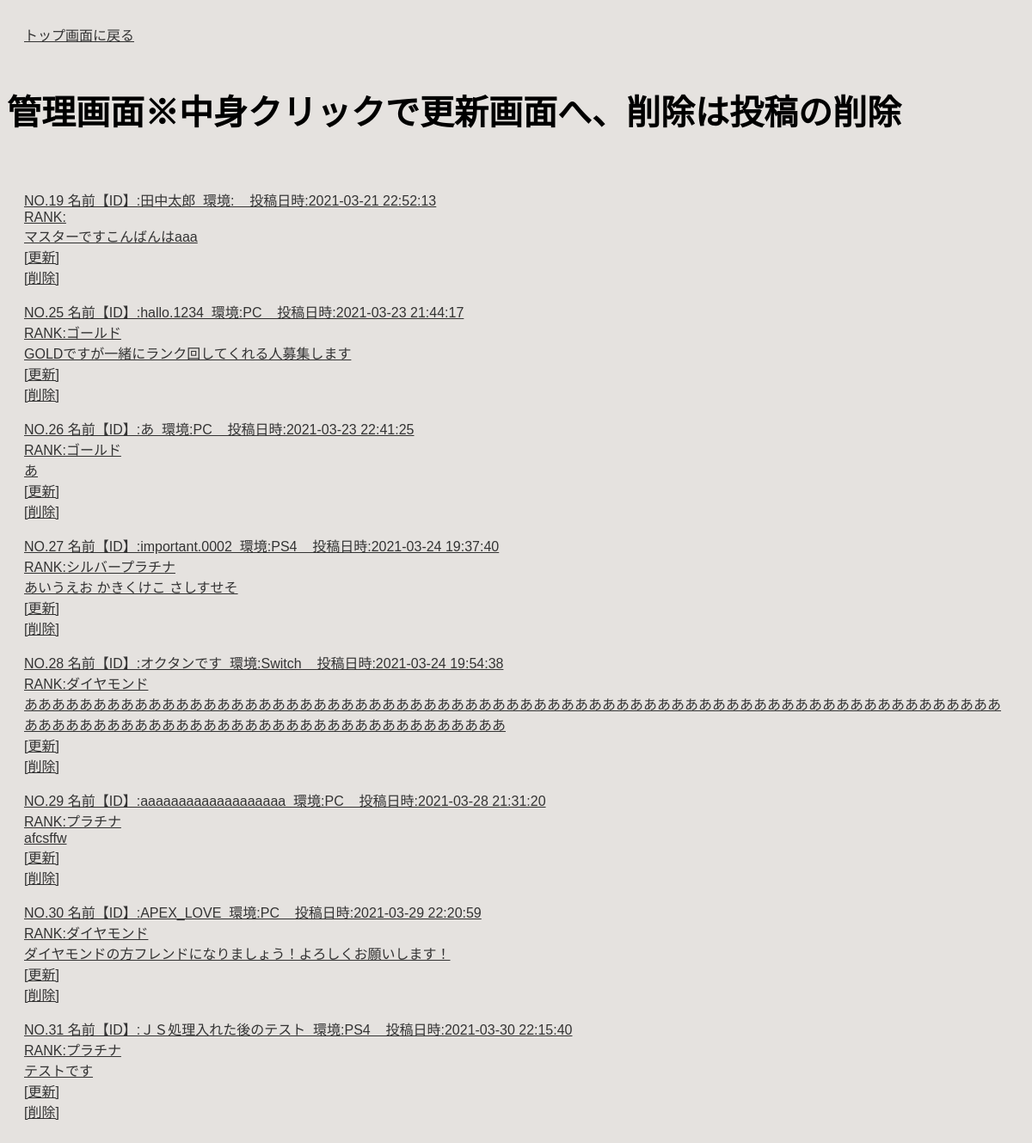
The page /select.php on the database its author committed.
### tables this page shows
CREATE TABLE `apex_table` (
  `id` int(12) NOT NULL,
  `name` varchar(20) NOT NULL,
  `os` text NOT NULL,
  `rank` text NOT NULL,
  `naiyou` text DEFAULT NULL,
  `indate` datetime NOT NULL
);

### select.php (the view, shortened to what this page needs)
<?php
try {
$pdo = new PDO('mysql:dbname=apex;charset=utf8;host=localhost','root','');
} catch (PDOException $e) {
  exit('データベースに接続できませんでした。'.$e->getMessage());
}
$stmt = $pdo->prepare("SELECT * FROM apex_table");
$status = $stmt->execute();
$view="";
if($status==false){
  $error = $stmt->errorInfo();
  exit("ErrorQuery:".$error[2]);
}else{
  while( $result = $stmt->fetch(PDO::FETCH_ASSOC)){
    $view .= "<p>";
    $view .= '<a href="u_view.php?id='.$result["id"].'">';
    $view .= "NO.".$result["id"];
    $view .= "&nbsp;";
    $view .= "名前【ID】:".$result["name"];
    $view .= "&nbsp;"."&nbsp;";
    $view .= "環境:".$result["os"];
    $view .= "&nbsp;"."&nbsp;"."&nbsp;"."&nbsp;";
    $view .= "投稿日時:". $result["indate"];
    $view .= "<br>";
    $view .= "RANK:";
    $view .= $result["rank"];
    $view .= "<br>";
    $view .= $result["naiyou"];
    $view .= "<br>";
    $view .= '[更新]';
    $view .= '</a>';
    $view .= '<a href="delete.php?id='.$result["id"].'">';
    $view .= "<br>";
    $view .= '[削除]';
    $view .= '</a>';
    $view .= "</p>";
  }
}
?>
<!DOCTYPE html>
<html lang="ja">
<head>
<link rel="stylesheet" href="css/style.css?v=2">
</head>
<body id="main">
<header>
  <nav class="navbar navbar-default">
    <div class="container-fluid">
      <div class="mainmenu">
      <a class="top" href="index.php">トップ画面に戻る</a>
      </div>
    </div>
  </nav>
</header>
<h1>管理画面※中身クリックで更新画面へ、削除は投稿の削除</h1>
<div>
    <div class="container jumbotron"><?=$view?></div>
</div>
</body>
</html>

### css/style.css (style rules this page uses)
body { font-family: "Noto Sans JP", sans-serif; background-color: #e5e2df; font-size: 20px; }
a { color: #333; }

### select.php (style rules this page uses)
div { padding: 10px;font-size:16px; }

### rows shown on the page
apex_table: value "NO.19 名前【ID】:田中太郎 環境: 投稿日時:2021-03-21 22:52:13 RANK: マスターですこんばんはaaa [更新] [削除]"
apex_table: value "NO.25 名前【ID】:hallo.1234 環境:PC 投稿日時:2021-03-23 21:44:17 RANK:ゴールド GOLDですが一緒にランク回してくれる人募集します [更新] [削除]"
apex_table: value "NO.26 名前【ID】:あ 環境:PC 投稿日時:2021-03-23 22:41:25 RANK:ゴールド あ [更新] [削除]"
apex_table: value "NO.27 名前【ID】:important.0002 環境:PS4 投稿日時:2021-03-24 19:37:40 RANK:シルバープラチナ あいうえお かきくけこ さしすせそ [更新] [削除]"
apex_table: value "NO.28 名前【ID】:オクタンです 環境:Switch 投稿日時:2021-03-24 19:54:38 RANK:ダイヤモンド ああああああああああああああああああああああああああああああああああああああああああああああああああああああああああああああああああああああああああああああああああああああああああああああああああああああああああ [更新] [削除]"
apex_table: value "NO.29 名前【ID】:aaaaaaaaaaaaaaaaaaa 環境:PC 投稿日時:2021-03-28 21:31:20 RANK:プラチナ afcsffw [更新] [削除]"
apex_table: value "NO.30 名前【ID】:APEX_LOVE 環境:PC 投稿日時:2021-03-29 22:20:59 RANK:ダイヤモンド ダイヤモンドの方フレンドになりましょう！よろしくお願いします！ [更新] [削除]"
apex_table: value "NO.31 名前【ID】:ＪＳ処理入れた後のテスト 環境:PS4 投稿日時:2021-03-30 22:15:40 RANK:プラチナ テストです [更新] [削除]"
